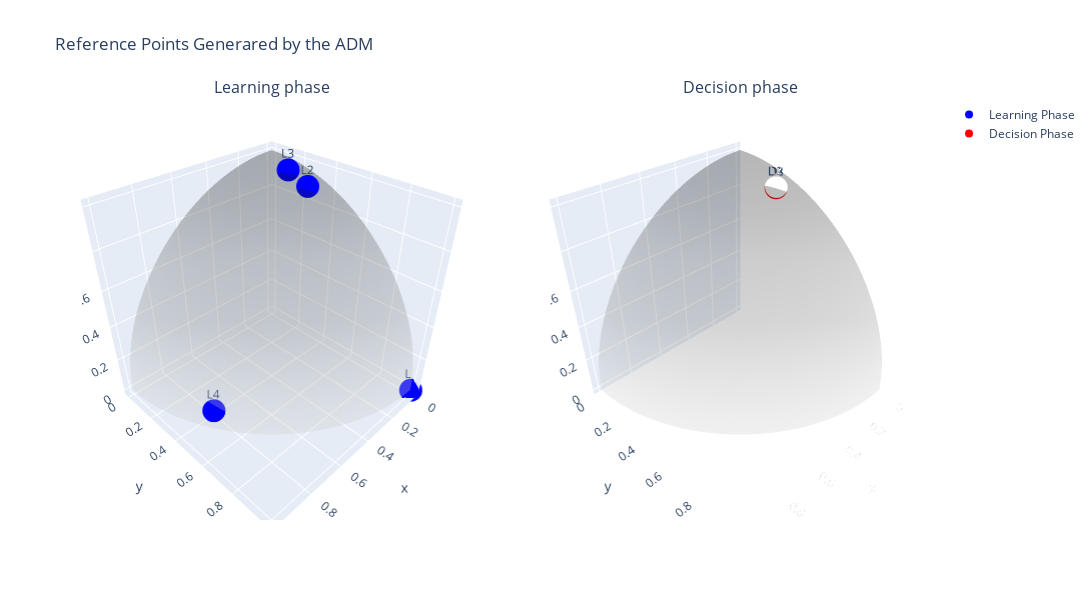

Notebook code for this chart:
### Markdown cell above
## Visualization of Reference Points

Let's visualize how the ADM generates reference points throughout both phases of the optimization process. The following plot shows:

1. **Learning Phase (Left)**: The first 4 reference points (L1-L4) demonstrate how the ADM explores different regions of the Pareto front to understand the full range of available trade-offs.

2. **Decision Phase (Right)**: The subsequent 3 reference points (D1-D3) show how the ADM focuses on a specific region of interest, refining the search based on the knowledge gained during the learning phase.

The gray surface represents the Pareto front of the DTLZ2 problem, which forms a quarter-sphere in the first octant (all objectives ≥ 0). Points are labeled chronologically to show the sequence of reference point generation.

### Code cell
import plotly.graph_objects as go
import numpy as np
from plotly.subplots import make_subplots

reference_points = np.array(reference_points)
phi = np.linspace(0, np.pi/2, 50) 
theta = np.linspace(0, np.pi/2, 50)  
phi, theta = np.meshgrid(phi, theta)

x = np.cos(theta) * np.cos(phi)
y = np.cos(theta) * np.sin(phi)
z = np.sin(theta)

# Separate reference points by phase
learning_points = reference_points[:4]  # First 4 iterations
decision_points = reference_points[4:]  # Remaining iterations

# Create figure with two subplots
fig = make_subplots(
    rows=1, cols=2,
    specs=[[{'type': 'scene'}, {'type': 'scene'}]],
    subplot_titles=("Learning phase", "Decision phase")
)

# Add Pareto front to both views
fig.add_trace(
    go.Surface(x=x, y=y, z=z, colorscale='Greys', showscale=False, opacity=0.3, name='Pareto Front'),
    row=1, col=1
)
fig.add_trace(
    go.Surface(x=x, y=y, z=z, colorscale='Greys', showscale=False, opacity=0.3, name='Pareto Front'),
    row=1, col=2
)

# Add learning points
fig.add_trace(
    go.Scatter3d(
        x=learning_points[:, 0], y=learning_points[:, 1], z=learning_points[:, 2],
        mode='markers+text',
        marker=dict(size=8, color='blue'),
        text=[f'L{i+1}' for i in range(len(learning_points))],
        name='Learning Phase',
        showlegend=True
    ),
    row=1, col=1
)

# Add decision points
fig.add_trace(
    go.Scatter3d(
        x=decision_points[:, 0], y=decision_points[:, 1], z=decision_points[:, 2],
        mode='markers+text',
        marker=dict(size=8, color='red'),
        text=[f'D{i+1}' for i in range(len(decision_points))],
        name='Decision Phase',
        showlegend=True
    ),
    row=1, col=2
)

# Update layout
fig.update_layout(
    title='Reference Points Generared by the ADM',
    width=1200,
    height=600,
    showlegend=True,
)

fig.show()

### Figure 1 — Plotly figure (JSON) as saved in the notebook; plotly's stock layout.template omitted (floating-point values rounded to 4 significant figures; data arrays with more than 128 entries replaced by an {"elided": "..."} marker saying what was removed)
{"data": [{"colorscale": [[0, "rgb(255,255,255)"], [0.125, "rgb(240,240,240)"], [0.25, "rgb(217,217,217)"], [0.375, "rgb(189,189,189)"], [0.5, "rgb(150,150,150)"], [0.625, "rgb(115,115,115)"], [0.75, "rgb(82,82,82)"], [0.875, "rgb(37,37,37)"], [1, "rgb(0,0,0)"]], "name": "Pareto Front", "opacity": 0.3, "scene": "scene", "showscale": false, "type": "surface", "x": {"elided": "50x50 float values"}, "y": {"elided": "50x50 float values"}, "z": {"elided": "50x50 float values"}}, {"colorscale": [[0, "rgb(255,255,255)"], [0.125, "rgb(240,240,240)"], [0.25, "rgb(217,217,217)"], [0.375, "rgb(189,189,189)"], [0.5, "rgb(150,150,150)"], [0.625, "rgb(115,115,115)"], [0.75, "rgb(82,82,82)"], [0.875, "rgb(37,37,37)"], [1, "rgb(0,0,0)"]], "name": "Pareto Front", "opacity": 0.3, "scene": "scene2", "showscale": false, "type": "surface", "x": {"elided": "50x50 float values"}, "y": {"elided": "50x50 float values"}, "z": {"elided": "50x50 float values"}}, {"marker": {"color": "blue", "size": 8}, "mode": "markers+text", "name": "Learning Phase", "scene": "scene", "showlegend": true, "text": ["L1", "L2", "L3", "L4"], "type": "scatter3d", "x": [2.033e-18, 0.1173, 0.109, 0.8712], "y": [1.001, 0.352, 0.2179, 0.4978], "z": [0.0, 0.9386, 0.9807, 0.1245]}, {"marker": {"color": "red", "size": 8}, "mode": "markers+text", "name": "Decision Phase", "scene": "scene2", "showlegend": true, "text": ["D1", "D2", "D3"], "type": "scatter3d", "x": [0.1164, 0.1164, 0.1164], "y": [0.3491, 0.3491, 0.3491], "z": [0.9309, 0.9309, 0.9309]}], "layout": {"annotations": [{"font": {"size": 16}, "showarrow": false, "text": "Learning phase", "x": 0.225, "xanchor": "center", "xref": "paper", "y": 1, "yanchor": "bottom", "yref": "paper"}, {"font": {"size": 16}, "showarrow": false, "text": "Decision phase", "x": 0.775, "xanchor": "center", "xref": "paper", "y": 1, "yanchor": "bottom", "yref": "paper"}], "height": 600, "scene": {"domain": {"x": [0, 0.45], "y": [0, 1]}}, "scene2": {"domain": {"x": [0.55, 1], "y": [0, 1]}}, "showlegend": true, "title": {"text": "Reference Points Generared by the ADM"}, "width": 1200}}
